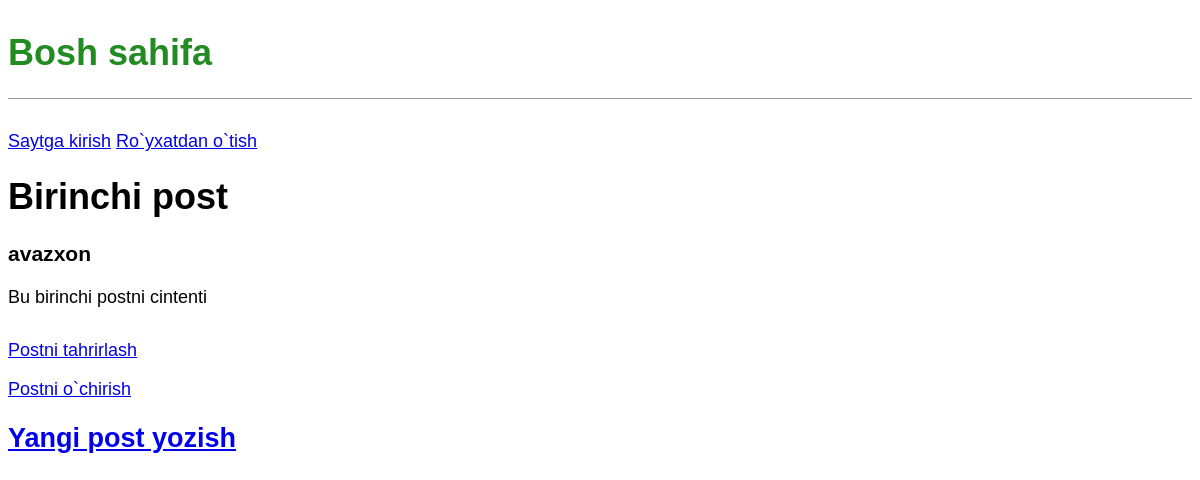
/post/1, run on the app's committed database.
### blog/models.py (models this page shows, shortened)
class Post(models.Model):
    title = models.CharField(max_length=100)
    author = models.ForeignKey("auth.User", on_delete=models.CASCADE)
    content = models.TextField()

### blog/views.py (the view)
# urls.py: path('post/<int:pk>', BlogDetailView.as_view(), name='post_detail')
class BlogDetailView(DetailView):
    model = Post
    template_name = 'post_detail.html'

### templates/post_detail.html
{% extends 'base.html' %}
{% block content %}
    <div class="post-entry">
        <h1>{{ post.title }}</h1>
        <h3>{{ post.author }}</h3>
        <p>{{ post.content }}</p>
    </div>
    <p><a href="{% url 'post_edit' post.pk %}">Postni tahrirlash</a></p>
    <p><a href="{% url 'post_delete' post.pk %}">Postni o`chirish</a></p>
{% endblock content %}

### static/css/base.css (style rules this page uses)
body { font-family: 'Noto+Sans+Display', sans-serif; font-size: 18px; }
.post-entry { margin-bottom: 2rem; }
.post-entry p { margin: 0; font-weight: 400; }

### data on the page
Post: title "Birinchi post", author "avazxon", content "Bu birinchi postni cintenti"
